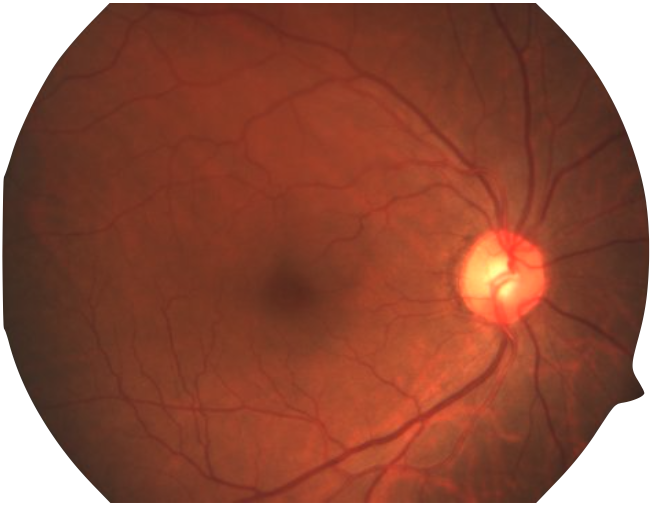
#> input picture 3 - Intelligent Sensing Systems/1 - Vision Systems/Day 3/Exercise - Feature Extraction/normal.png, 651 x 506 px
$ jupyter execute vse_exs3_2.ipynb
#> lines starting #> are read from the running program, lines starting #| are printed output that depends on the picture; after the words box and inside, x2 and y2 are one past the last pixel; in counts of white or black regions, pixels touching at a corner belong together
## **i. Mount google drive**
---

[cell 1]
from google.colab import drive
drive.mount('/content/gdrive')

## **ii. Import the libraries**
---

[cell 2]
import cv2
import sys
import os
import matplotlib
import numpy as np
import pandas as pd
import matplotlib.pyplot as plt
from google.colab.patches import cv2_imshow

print("Versions of key libraries")
print("---")
print("cv2:       ", cv2.__version__)
print("numpy:     ", np.__version__)
print("matplotlib:", matplotlib.__version__)
print("pandas.   :", pd.__version__)

## **iii. Append /iss/vse/data/ in your python path**
---

[cell 3]
sys.path.append('/content/gdrive/My Drive/iss/vse/data/')
print("All the system paths:")
sys.path

## **iv. Change working directory to /iss/vse/data/**
---

[cell 4]
os.chdir('/content/gdrive/My Drive/iss/vse/data/')
print("Current working directory:")
os.getcwd()

## **v. Define `cv2plt` for image display**
---

[cell 5]
def cv2plt(img):
    plt.figure(figsize=(8,8))        # To change the size of figure
    plt.axis('off')
    if np.size(img.shape) == 3:
        plt.imshow(cv2.cvtColor(img,cv2.COLOR_BGR2RGB))
    else:
        plt.imshow(img,cmap='gray',vmin=0,vmax=255)
    plt.show()

print(cv2plt)

## **1. Load image of interest**
---
Load `normal.png` to `nrm`. Extract only the green channel, assigned to `nrmg`. Plot the output

[cell 6]
nrm  = cv2.imread('normal.png')
#> nrm is the input picture: shape (506, 651, 3); mean B, G, R 65, 83, 144.5
nrmg = nrm[:,:,1]

cv2plt(nrm)
cv2plt(nrmg)

---
Load `diabetic retinopathy.png` to `dbr`. Extract only the green channel, assigned to `dbrg`. Plot the output

[cell 7]
dbr  = cv2.imread('diabetic retinopathy.png')
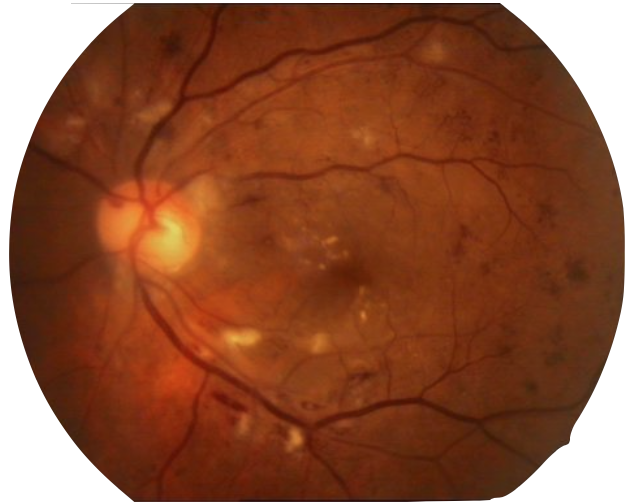
#> input picture 3 - Intelligent Sensing Systems/1 - Vision Systems/Day 3/Exercise - Feature Extraction/diabetic retinopathy.png, 635 x 503 px
#> dbr is the input picture: shape (503, 635, 3); mean B, G, R 57, 83.7, 141.8
dbrg = dbr[:,:,1]

cv2plt(dbr)
cv2plt(dbrg)

## **2. Isolate the retina region**
---
In this first attempt, the code is going to create a mask and isolate retina region on normal image.

[cell 8]
(_,mask)= cv2.threshold(nrmg,
                        254,
                        255,
                        cv2.THRESH_BINARY)
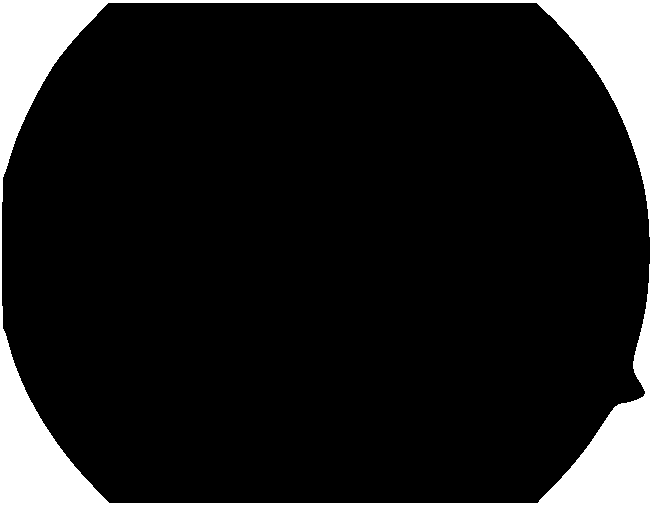
#> mask: shape (506, 651); 11.3% white; 1 white region, box (x1, y1, x2, y2) and area: (0, 0, 651, 506) 37257
dmask   = 255-mask
nrmgc   = cv2.bitwise_and(nrmg,
                          nrmg,
                          mask=dmask)
cv2plt(nrmgc)

In the output, we can see a white line enclosing the retina region. This white line can cause problem in later processing. So in the second attempt, we shall dilate the mask with the default kernel 3 x 3 and isolate the retina region

---

[cell 9]
(_,mask)= cv2.threshold(nrmg,
                        254,
                        255,
                        cv2.THRESH_BINARY)
dmask   = cv2.dilate(mask,
                     None,
                     1)
#> dmask: shape (506, 651); 12% white; 1 white region, box (x1, y1, x2, y2) and area: (0, 0, 651, 506) 39573
dmask   = 255-dmask
nrmgc   = cv2.bitwise_and(nrmg,
                          nrmg,
                          mask=dmask)
cv2plt(nrmgc)

The same steps can be also applied on `dbrg`, the diabetic retinopathy image

[cell 10]
(_,mask)= cv2.threshold(dbrg,
                        254,
                        255,
                        cv2.THRESH_BINARY)
#> mask: shape (503, 635); 15.2% white; 1 white region, box (x1, y1, x2, y2) and area: (0, 0, 635, 503) 48534
dmask   = cv2.dilate(mask,
                     None,
                     1)
#> dmask: shape (503, 635); 15.9% white; 1 white region, box (x1, y1, x2, y2) and area: (0, 0, 635, 503) 50821
dmask   = 255-dmask
dbrgc   = cv2.bitwise_and(dbrg,
                          dbrg,
                          mask=dmask)
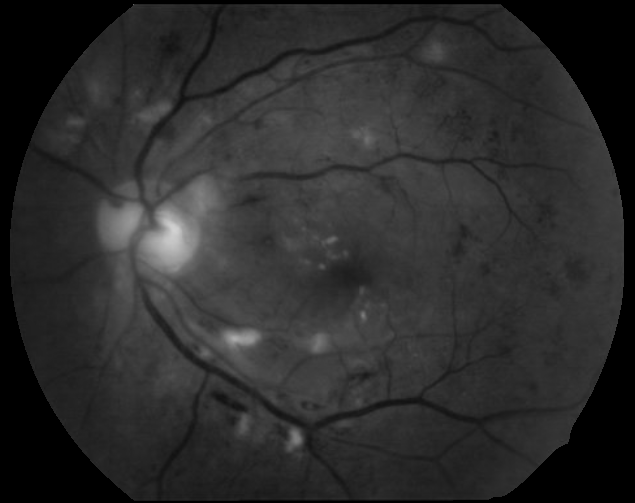
#> dbrgc: shape (503, 635); min 0, max 210, mean 44.2
cv2plt(dbrgc)

## **3. Strengthen features**
---
Before we can extract useful features, one of the things we can do is to strengthen the features in each image. We can get things stand out by increasing the contrast. At here, we are going to apply `CLAHE` on the two images

[cell 11]
clahe     = cv2.createCLAHE()

nrmge     = clahe.apply(nrmgc)
dbrge     = clahe.apply(dbrgc)

cv2plt(nrmge)
cv2plt(dbrge)

## **4. Reduce noise**
---
From the outputs,  we can see noise is prevalent in both normal and diabetic images. To reduce the noise, simply use mean filtering.

[cell 12]
nrmgb     = cv2.blur(nrmge,
                     (5,5))
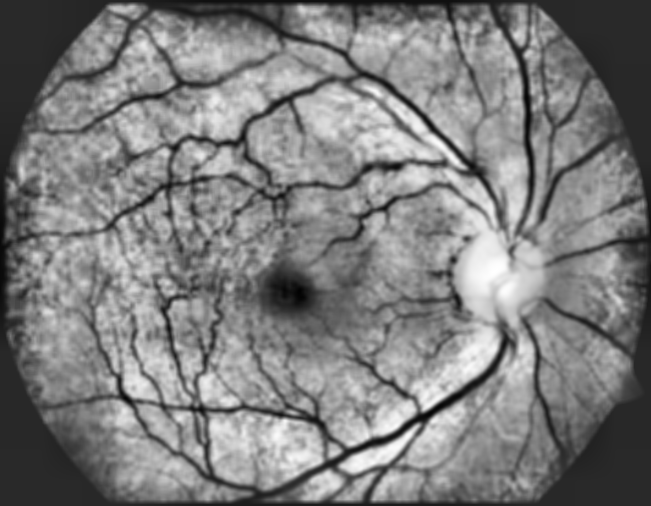
#> nrmgb: shape (506, 651); min 2, max 255, mean 125.7
dbrgb     = cv2.blur(dbrge,
                     (5,5))
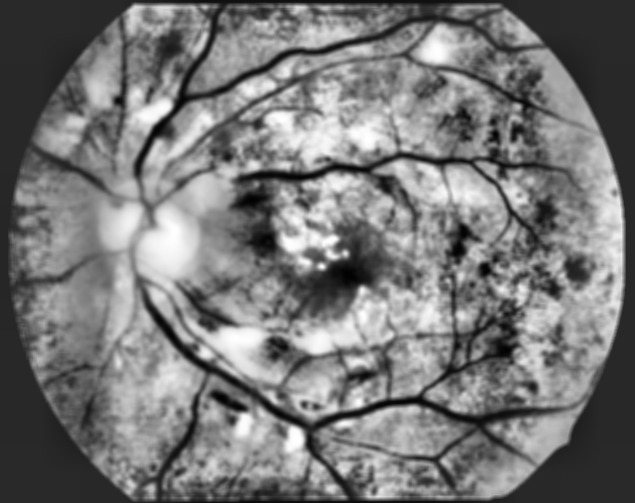
#> dbrgb: shape (503, 635); min 1, max 255, mean 119.4

cv2plt(nrmgb)
cv2plt(dbrgb)

## **5. Preliminary feature extraction**
---
After noise reduction, let's apply simple thresholding to see if we can capture features in both images that could separate the two. From observation, most likely the dark areas in both images are more useful for differentation. In the thresholding, we want these dark areas to be retained, to do that, we invert the image by taking 255 minus the image of interest, and then use this output for thresholding.

[cell 13]
(_,nrmgt) = cv2.threshold(255-nrmgb,             # This is to invert the image
                          160,
                          255,
                          cv2.THRESH_BINARY)
#> nrmgt: shape (506, 651); 27.8% white; 150 white regions (75 under 20 px), largest, box (x1, y1, x2, y2) and area: (0, 0, 651, 506) 76319, (235, 249, 370, 337) 4440, (232, 161, 407, 217) 1384
(_,dbrgt) = cv2.threshold(255-dbrgb,
                          160,
                          255,
                          cv2.THRESH_BINARY)
#> dbrgt: shape (503, 635); 35.6% white; 152 white regions (77 under 20 px), largest, box (x1, y1, x2, y2) and area: (0, 0, 635, 503) 82741, (229, 114, 580, 322) 14082, (433, 58, 558, 147) 2273

cv2plt(nrmgt)
cv2plt(dbrgt)

## **6. Feature reduction**
---
The strategy works. But there are features such as blood vessels included in the outputs. To remove those features, we apply morphological operations

[cell 14]
nrmgf     = cv2.morphologyEx(nrmgt,
                             cv2.MORPH_OPEN,
                             np.ones((15,15), np.uint8))
#> nrmgf: shape (506, 651); 16.2% white; 13 white regions, largest, box (x1, y1, x2, y2) and area: (531, 227, 651, 506) 12823, (0, 237, 128, 506) 12051, (536, 0, 651, 200) 10517
dbrgf     = cv2.morphologyEx(dbrgt,
                             cv2.MORPH_OPEN,
                             np.ones((15,15), np.uint8))
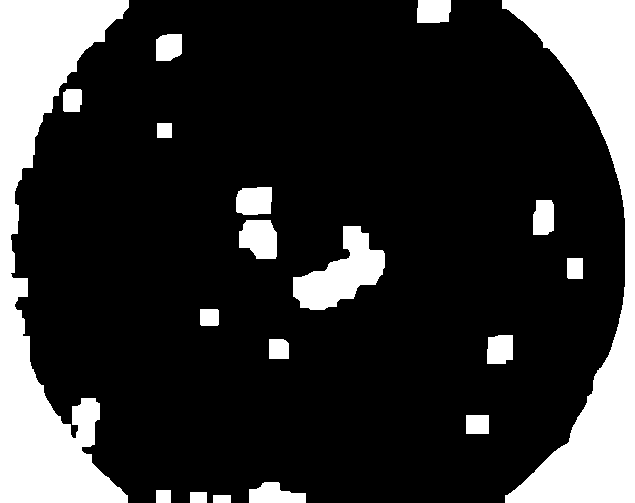
#> dbrgf: shape (503, 635); 19.9% white; 19 white regions

cv2plt(nrmgf)
cv2plt(dbrgf)

## **7. Extract boundaries**
---
The outputs are clean, but the enclosing boundaries in both images are still present. We can apply `findContour` to locate the boundaries, and draw the contours filled with `0` value. This will allow us to create a mask that retain only features that matter.

[cell 15]
                            # Normal
                            # ----------

ctrs      = cv2.findContours(255-nrmgf,
                             cv2.RETR_EXTERNAL,
                             cv2.CHAIN_APPROX_SIMPLE)
#> ctrs = 1 contour; box (x1, y1, x2, y2) and area: (0, 0, 651, 506) 278295
ctrs      = ctrs[0]
nrg_c     = nrm.copy()

cv2.drawContours(nrg_c,     # Draw the located contours on colour image for inspection
                 ctrs,
                 -1,
                  (255,0,0),
                  5)
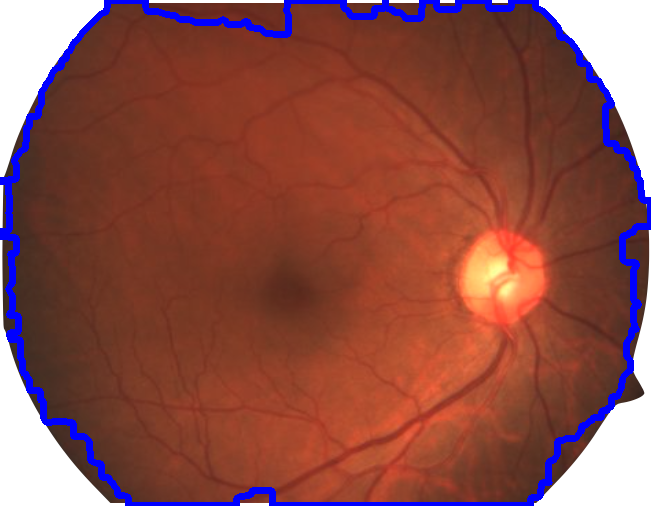
#> nrg_c: shape (506, 651, 3); 4.35% of pixels changed, all inside (x1, y1, x2, y2) = (0, 0, 651, 506)
cv2plt(nrg_c)               # Plot the contoured image


                            # -----------

fmasknrm  = nrmgf.copy()
cv2.drawContours(fmasknrm,
                 ctrs,
                 -1,
                 0,
                 cv2.FILLED)
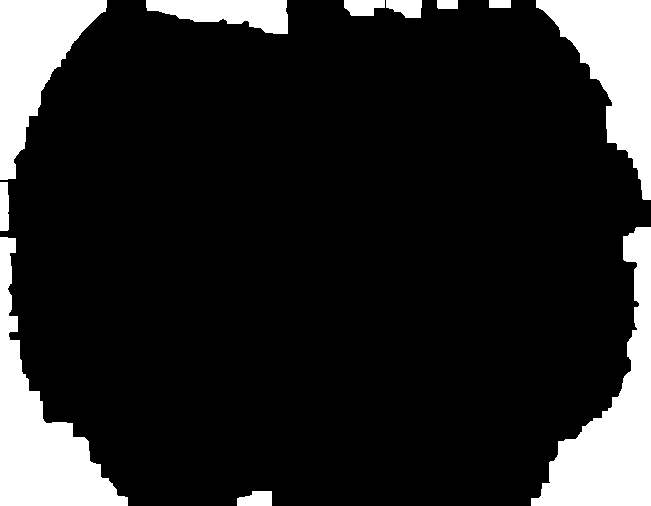
#> fmasknrm: shape (506, 651); 15.2% white; 11 white regions

cv2plt(fmasknrm)            # Show the mask


# -----------------------------------------

                            # Diabetic
                            # -----------
ctrsdbr   = cv2.findContours(255-dbrgf,
                             cv2.RETR_EXTERNAL,
                             cv2.CHAIN_APPROX_SIMPLE)
#> ctrsdbr = 1 contour; box (x1, y1, x2, y2) and area: (11, 0, 625, 503) 264935
ctrsdbr   = ctrsdbr[0]
dbr_c     = dbr.copy()

cv2.drawContours(dbr_c,
                 ctrsdbr,
                 -1,
                  (255,0,0),
                  5)
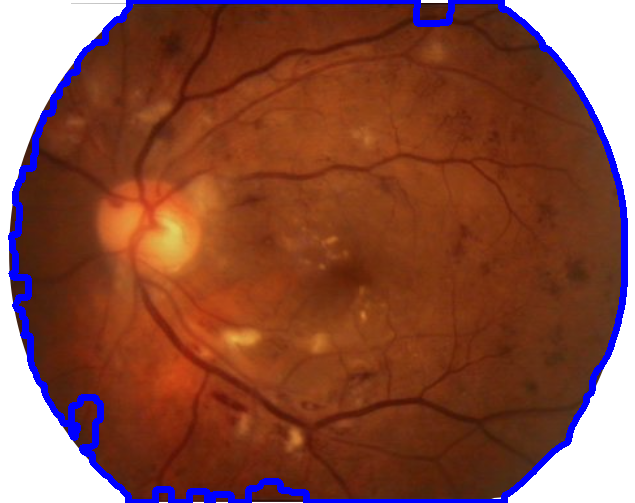
#> dbr_c: shape (503, 635, 3); 4.14% of pixels changed, all inside (x1, y1, x2, y2) = (8, 0, 628, 503)
cv2plt(dbr_c)


                            # -----------

fmaskdbr  = dbrgf.copy()
cv2.drawContours(fmaskdbr,
                 ctrsdbr,
                 -1,
                 0,
                 cv2.FILLED)
#> fmaskdbr: shape (503, 635); 16.7% white; 7 white regions, largest, box (x1, y1, x2, y2) and area: (0, 0, 129, 503) 27229, (502, 0, 635, 503) 24047, (249, 482, 306, 503) 849

cv2plt(fmaskdbr)

## **8. Final features**
---
The features are extracted by isolating features within the retinal region, removing any boundary information.

[cell 16]
normFeatures  = cv2.bitwise_and(nrmgf,
                                nrmgf,
                                mask=255-fmasknrm)
#> normFeatures: shape (506, 651); 1% white; 2 white regions, box (x1, y1, x2, y2) and area: (258, 262, 324, 322) 3095, (494, 9, 510, 26) 270

dbrFeatures  = cv2.bitwise_and(dbrgf,
                               dbrgf,
                               mask=255-fmaskdbr)
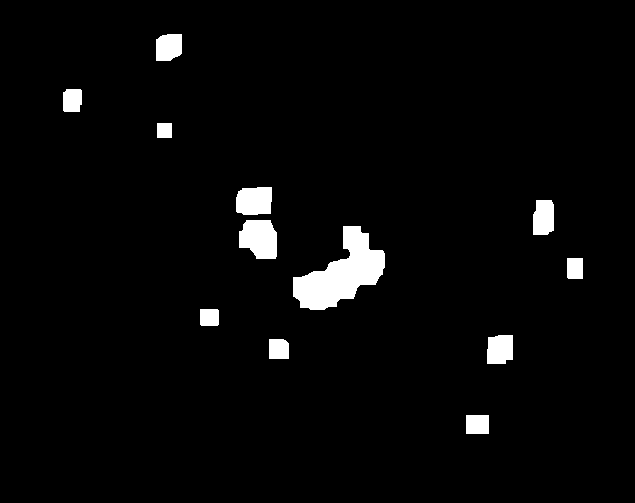
#> dbrFeatures: shape (503, 635); 3.2% white; 12 white regions, largest, box (x1, y1, x2, y2) and area: (293, 226, 385, 310) 3907, (239, 220, 277, 259) 1221, (236, 187, 272, 215) 922
                                    # The inversion is required because in the mask, the
                                    # retinal region has value 0, not 255

cv2plt(normFeatures)
cv2plt(dbrFeatures)
